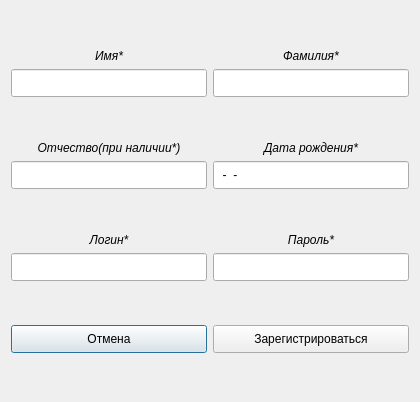
<?xml version="1.0" encoding="UTF-8"?>
<ui version="4.0">
 <class>Registration</class>
 <widget class="QDialog" name="Registration">
  <property name="geometry">
   <rect>
    <x>0</x>
    <y>0</y>
    <width>420</width>
    <height>402</height>
   </rect>
  </property>
  <property name="minimumSize">
   <size>
    <width>300</width>
    <height>300</height>
   </size>
  </property>
  <property name="maximumSize">
   <size>
    <width>450</width>
    <height>450</height>
   </size>
  </property>
  <property name="windowTitle">
   <string>Dialog</string>
  </property>
  <property name="layoutDirection">
   <enum>Qt::LeftToRight</enum>
  </property>
  <layout class="QGridLayout" name="gridLayout">
   <item row="9" column="1">
    <spacer name="verticalSpacer_5">
     <property name="orientation">
      <enum>Qt::Vertical</enum>
     </property>
     <property name="sizeHint" stdset="0">
      <size>
       <width>20</width>
       <height>40</height>
      </size>
     </property>
    </spacer>
   </item>
   <item row="8" column="1">
    <widget class="QLineEdit" name="login_ln">
     <property name="sizePolicy">
      <sizepolicy hsizetype="Preferred" vsizetype="Fixed">
       <horstretch>0</horstretch>
       <verstretch>0</verstretch>
      </sizepolicy>
     </property>
     <property name="minimumSize">
      <size>
       <width>100</width>
       <height>28</height>
      </size>
     </property>
     <property name="maximumSize">
      <size>
       <width>200</width>
       <height>30</height>
      </size>
     </property>
     <property name="text">
      <string/>
     </property>
    </widget>
   </item>
   <item row="1" column="1">
    <widget class="QLabel" name="label">
     <property name="font">
      <font>
       <italic>true</italic>
      </font>
     </property>
     <property name="text">
      <string>Имя*</string>
     </property>
     <property name="alignment">
      <set>Qt::AlignCenter</set>
     </property>
    </widget>
   </item>
   <item row="5" column="1">
    <widget class="QLineEdit" name="patromymic">
     <property name="sizePolicy">
      <sizepolicy hsizetype="MinimumExpanding" vsizetype="Fixed">
       <horstretch>0</horstretch>
       <verstretch>0</verstretch>
      </sizepolicy>
     </property>
     <property name="minimumSize">
      <size>
       <width>100</width>
       <height>28</height>
      </size>
     </property>
     <property name="maximumSize">
      <size>
       <width>200</width>
       <height>30</height>
      </size>
     </property>
     <property name="text">
      <string/>
     </property>
    </widget>
   </item>
   <item row="11" column="1">
    <spacer name="verticalSpacer">
     <property name="orientation">
      <enum>Qt::Vertical</enum>
     </property>
     <property name="sizeHint" stdset="0">
      <size>
       <width>20</width>
       <height>40</height>
      </size>
     </property>
    </spacer>
   </item>
   <item row="6" column="1">
    <spacer name="verticalSpacer_4">
     <property name="orientation">
      <enum>Qt::Vertical</enum>
     </property>
     <property name="sizeHint" stdset="0">
      <size>
       <width>20</width>
       <height>40</height>
      </size>
     </property>
    </spacer>
   </item>
   <item row="5" column="2">
    <widget class="QLineEdit" name="birhday_ln">
     <property name="sizePolicy">
      <sizepolicy hsizetype="MinimumExpanding" vsizetype="Fixed">
       <horstretch>0</horstretch>
       <verstretch>0</verstretch>
      </sizepolicy>
     </property>
     <property name="minimumSize">
      <size>
       <width>100</width>
       <height>28</height>
      </size>
     </property>
     <property name="maximumSize">
      <size>
       <width>200</width>
       <height>30</height>
      </size>
     </property>
     <property name="inputMask">
      <string>00-00-0000</string>
     </property>
     <property name="text">
      <string>--</string>
     </property>
    </widget>
   </item>
   <item row="2" column="1">
    <widget class="QLineEdit" name="first_name">
     <property name="sizePolicy">
      <sizepolicy hsizetype="MinimumExpanding" vsizetype="Fixed">
       <horstretch>0</horstretch>
       <verstretch>0</verstretch>
      </sizepolicy>
     </property>
     <property name="minimumSize">
      <size>
       <width>100</width>
       <height>28</height>
      </size>
     </property>
     <property name="maximumSize">
      <size>
       <width>200</width>
       <height>30</height>
      </size>
     </property>
     <property name="text">
      <string/>
     </property>
    </widget>
   </item>
   <item row="7" column="2">
    <widget class="QLabel" name="label_6">
     <property name="font">
      <font>
       <italic>true</italic>
      </font>
     </property>
     <property name="text">
      <string>Пароль*</string>
     </property>
     <property name="alignment">
      <set>Qt::AlignCenter</set>
     </property>
    </widget>
   </item>
   <item row="3" column="1">
    <spacer name="verticalSpacer_3">
     <property name="orientation">
      <enum>Qt::Vertical</enum>
     </property>
     <property name="sizeHint" stdset="0">
      <size>
       <width>20</width>
       <height>40</height>
      </size>
     </property>
    </spacer>
   </item>
   <item row="0" column="1">
    <spacer name="verticalSpacer_2">
     <property name="orientation">
      <enum>Qt::Vertical</enum>
     </property>
     <property name="sizeHint" stdset="0">
      <size>
       <width>20</width>
       <height>40</height>
      </size>
     </property>
    </spacer>
   </item>
   <item row="2" column="2">
    <widget class="QLineEdit" name="last_name">
     <property name="sizePolicy">
      <sizepolicy hsizetype="MinimumExpanding" vsizetype="Fixed">
       <horstretch>0</horstretch>
       <verstretch>0</verstretch>
      </sizepolicy>
     </property>
     <property name="minimumSize">
      <size>
       <width>100</width>
       <height>28</height>
      </size>
     </property>
     <property name="maximumSize">
      <size>
       <width>200</width>
       <height>30</height>
      </size>
     </property>
     <property name="text">
      <string/>
     </property>
    </widget>
   </item>
   <item row="10" column="1">
    <widget class="QPushButton" name="cancel_btn">
     <property name="minimumSize">
      <size>
       <width>100</width>
       <height>28</height>
      </size>
     </property>
     <property name="maximumSize">
      <size>
       <width>200</width>
       <height>30</height>
      </size>
     </property>
     <property name="text">
      <string>Отмена</string>
     </property>
    </widget>
   </item>
   <item row="10" column="2">
    <widget class="QPushButton" name="save_btn">
     <property name="minimumSize">
      <size>
       <width>100</width>
       <height>28</height>
      </size>
     </property>
     <property name="maximumSize">
      <size>
       <width>200</width>
       <height>30</height>
      </size>
     </property>
     <property name="text">
      <string>Зарегистрироваться</string>
     </property>
    </widget>
   </item>
   <item row="4" column="2">
    <widget class="QLabel" name="label_4">
     <property name="font">
      <font>
       <italic>true</italic>
      </font>
     </property>
     <property name="text">
      <string>Дата рождения*</string>
     </property>
     <property name="alignment">
      <set>Qt::AlignCenter</set>
     </property>
    </widget>
   </item>
   <item row="4" column="1">
    <widget class="QLabel" name="label_3">
     <property name="font">
      <font>
       <italic>true</italic>
      </font>
     </property>
     <property name="text">
      <string>Отчество(при наличии*)</string>
     </property>
     <property name="alignment">
      <set>Qt::AlignCenter</set>
     </property>
    </widget>
   </item>
   <item row="8" column="2">
    <widget class="QLineEdit" name="passwd_ln">
     <property name="sizePolicy">
      <sizepolicy hsizetype="Preferred" vsizetype="Fixed">
       <horstretch>0</horstretch>
       <verstretch>0</verstretch>
      </sizepolicy>
     </property>
     <property name="minimumSize">
      <size>
       <width>100</width>
       <height>28</height>
      </size>
     </property>
     <property name="maximumSize">
      <size>
       <width>200</width>
       <height>30</height>
      </size>
     </property>
     <property name="text">
      <string/>
     </property>
    </widget>
   </item>
   <item row="1" column="2">
    <widget class="QLabel" name="label_2">
     <property name="font">
      <font>
       <italic>true</italic>
      </font>
     </property>
     <property name="text">
      <string>Фамилия*</string>
     </property>
     <property name="alignment">
      <set>Qt::AlignCenter</set>
     </property>
    </widget>
   </item>
   <item row="7" column="1">
    <widget class="QLabel" name="label_5">
     <property name="font">
      <font>
       <italic>true</italic>
      </font>
     </property>
     <property name="text">
      <string>Логин*</string>
     </property>
     <property name="alignment">
      <set>Qt::AlignCenter</set>
     </property>
    </widget>
   </item>
  </layout>
 </widget>
 <tabstops>
  <tabstop>first_name</tabstop>
  <tabstop>last_name</tabstop>
  <tabstop>patromymic</tabstop>
  <tabstop>birhday_ln</tabstop>
  <tabstop>login_ln</tabstop>
  <tabstop>passwd_ln</tabstop>
  <tabstop>save_btn</tabstop>
  <tabstop>cancel_btn</tabstop>
 </tabstops>
 <resources/>
 <connections/>
</ui>
